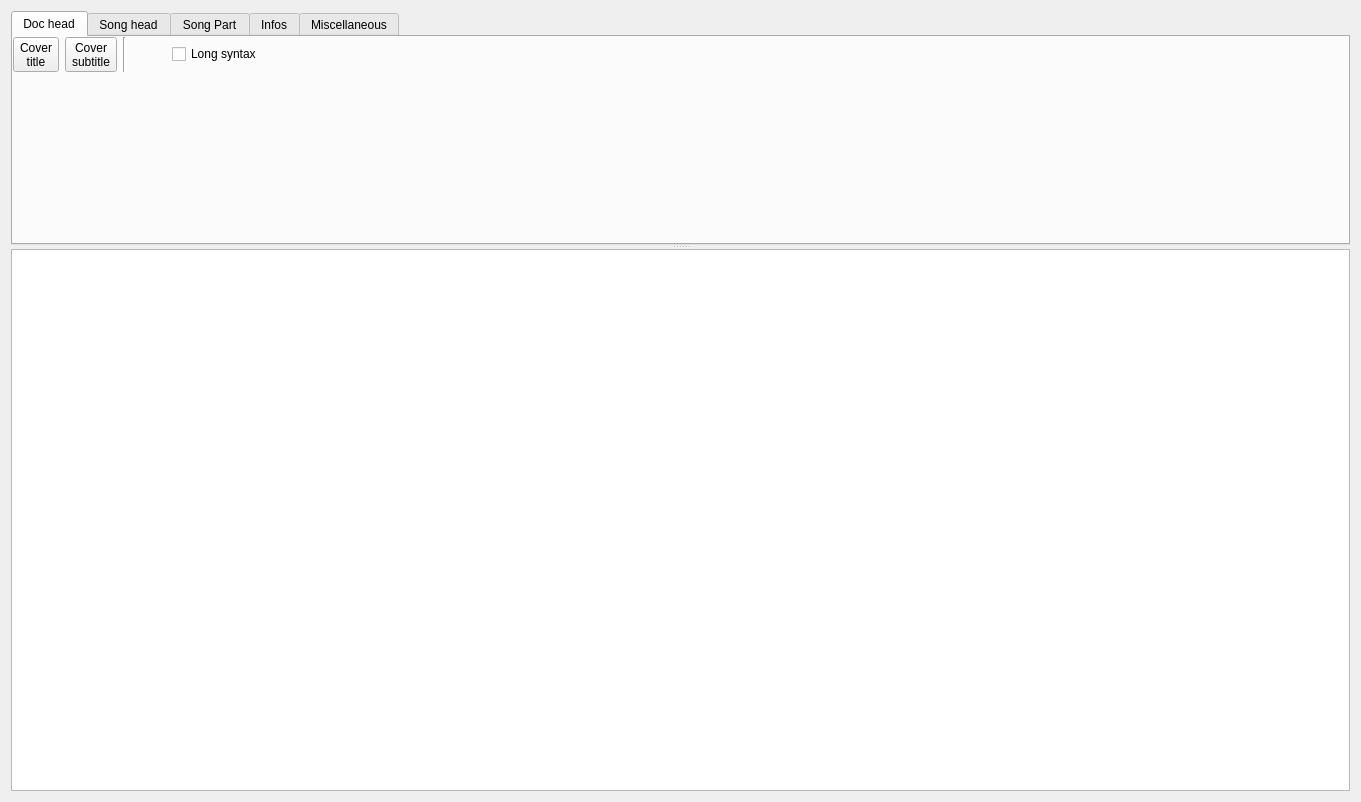
<?xml version="1.0" encoding="UTF-8"?>
<ui version="4.0">
 <class>FormEditor</class>
 <widget class="QWidget" name="FormEditor">
  <property name="geometry">
   <rect>
    <x>0</x>
    <y>0</y>
    <width>1361</width>
    <height>802</height>
   </rect>
  </property>
  <property name="windowTitle">
   <string>Form</string>
  </property>
  <layout class="QHBoxLayout" name="horizontalLayout_8">
   <item>
    <widget class="QSplitter" name="splitter">
     <property name="orientation">
      <enum>Qt::Vertical</enum>
     </property>
     <widget class="QTabWidget" name="tabWidget">
      <property name="maximumSize">
       <size>
        <width>16777215</width>
        <height>16777215</height>
       </size>
      </property>
      <property name="currentIndex">
       <number>0</number>
      </property>
      <widget class="QWidget" name="DocHead">
       <attribute name="title">
        <string>Doc head</string>
       </attribute>
       <widget class="QWidget" name="">
        <layout class="QHBoxLayout" name="horizontalLayout_4">
         <item>
          <widget class="QToolButton" name="toolButtonCT">
           <property name="toolTip">
            <string>Cover Title</string>
           </property>
           <property name="text">
            <string>Cover 
title</string>
           </property>
          </widget>
         </item>
         <item>
          <widget class="QToolButton" name="toolButtonCS">
           <property name="toolTip">
            <string>Cover Subtitle</string>
           </property>
           <property name="text">
            <string>Cover
subtitle</string>
           </property>
          </widget>
         </item>
         <item>
          <widget class="Line" name="line">
           <property name="orientation">
            <enum>Qt::Vertical</enum>
           </property>
          </widget>
         </item>
         <item>
          <spacer name="horizontalSpacer_3">
           <property name="orientation">
            <enum>Qt::Horizontal</enum>
           </property>
           <property name="sizeHint" stdset="0">
            <size>
             <width>40</width>
             <height>20</height>
            </size>
           </property>
          </spacer>
         </item>
         <item>
          <widget class="QCheckBox" name="checkBoxLongShort">
           <property name="maximumSize">
            <size>
             <width>100</width>
             <height>16777215</height>
            </size>
           </property>
           <property name="toolTip">
            <string>Long/Short notation in text</string>
           </property>
           <property name="text">
            <string>Long syntax</string>
           </property>
          </widget>
         </item>
        </layout>
       </widget>
      </widget>
      <widget class="QWidget" name="Songhead">
       <attribute name="title">
        <string>Song head</string>
       </attribute>
       <layout class="QHBoxLayout" name="horizontalLayout_3">
        <item>
         <layout class="QHBoxLayout" name="horizontalLayout_2">
          <item>
           <widget class="QToolButton" name="toolButtonT">
            <property name="toolTip">
             <string>Song Title</string>
            </property>
            <property name="text">
             <string>Song 
title</string>
            </property>
           </widget>
          </item>
          <item>
           <widget class="QToolButton" name="toolButtonST">
            <property name="toolTip">
             <string>Song Sub Titile</string>
            </property>
            <property name="text">
             <string>Song
subtitle</string>
            </property>
           </widget>
          </item>
          <item>
           <widget class="Line" name="line_2">
            <property name="orientation">
             <enum>Qt::Vertical</enum>
            </property>
           </widget>
          </item>
          <item>
           <widget class="QToolButton" name="toolButtonTime">
            <property name="toolTip">
             <string>4/4 3/4 ...</string>
            </property>
            <property name="text">
             <string>Time</string>
            </property>
           </widget>
          </item>
          <item>
           <widget class="QToolButton" name="toolButtonTempo">
            <property name="toolTip">
             <string>Beat per minute</string>
            </property>
            <property name="text">
             <string>Tempo</string>
            </property>
           </widget>
          </item>
          <item>
           <widget class="QToolButton" name="toolButtonCol">
            <property name="toolTip">
             <string>Column number for this song</string>
            </property>
            <property name="text">
             <string>Column:</string>
            </property>
           </widget>
          </item>
          <item>
           <widget class="Line" name="line_3">
            <property name="orientation">
             <enum>Qt::Vertical</enum>
            </property>
           </widget>
          </item>
          <item>
           <widget class="QToolButton" name="toolButtonCB">
            <property name="toolTip">
             <string>Column break</string>
            </property>
            <property name="text">
             <string>Column
break</string>
            </property>
           </widget>
          </item>
          <item>
           <spacer name="horizontalSpacer">
            <property name="orientation">
             <enum>Qt::Horizontal</enum>
            </property>
            <property name="sizeHint" stdset="0">
             <size>
              <width>40</width>
              <height>20</height>
             </size>
            </property>
           </spacer>
          </item>
         </layout>
        </item>
       </layout>
      </widget>
      <widget class="QWidget" name="Songpart">
       <attribute name="title">
        <string>Song Part</string>
       </attribute>
       <layout class="QVBoxLayout" name="verticalLayout_2">
        <item>
         <layout class="QHBoxLayout" name="horizontalLayout_5">
          <item>
           <widget class="QToolButton" name="toolButtonSOC">
            <property name="toolTip">
             <string>Start of chorus</string>
            </property>
            <property name="text">
             <string>Start of
chorus</string>
            </property>
           </widget>
          </item>
          <item>
           <widget class="QToolButton" name="toolButtonEOC">
            <property name="toolTip">
             <string>End of chorus</string>
            </property>
            <property name="text">
             <string>End of
chorus</string>
            </property>
           </widget>
          </item>
          <item>
           <widget class="Line" name="line_4">
            <property name="orientation">
             <enum>Qt::Vertical</enum>
            </property>
           </widget>
          </item>
          <item>
           <widget class="QToolButton" name="toolButtonSOR">
            <property name="toolTip">
             <string>Refrain</string>
            </property>
            <property name="text">
             <string>Start of 
refrain</string>
            </property>
           </widget>
          </item>
          <item>
           <widget class="QToolButton" name="toolButtonEOR">
            <property name="toolTip">
             <string>Refrain</string>
            </property>
            <property name="text">
             <string>End of 
refrain</string>
            </property>
           </widget>
          </item>
          <item>
           <widget class="Line" name="line_5">
            <property name="orientation">
             <enum>Qt::Vertical</enum>
            </property>
           </widget>
          </item>
          <item>
           <widget class="QToolButton" name="toolButtonSOV">
            <property name="toolTip">
             <string>Refrain</string>
            </property>
            <property name="text">
             <string>Start of 
verse</string>
            </property>
           </widget>
          </item>
          <item>
           <widget class="QToolButton" name="toolButtonEOV">
            <property name="toolTip">
             <string>Refrain</string>
            </property>
            <property name="text">
             <string>End of 
verse</string>
            </property>
           </widget>
          </item>
          <item>
           <widget class="Line" name="line_6">
            <property name="orientation">
             <enum>Qt::Vertical</enum>
            </property>
           </widget>
          </item>
          <item>
           <widget class="QToolButton" name="toolButtonSOG">
            <property name="toolTip">
             <string>Refrain</string>
            </property>
            <property name="text">
             <string>Start of 
grid</string>
            </property>
           </widget>
          </item>
          <item>
           <widget class="QToolButton" name="toolButtonEOG">
            <property name="toolTip">
             <string>Refrain</string>
            </property>
            <property name="text">
             <string>End of 
grid</string>
            </property>
           </widget>
          </item>
          <item>
           <widget class="Line" name="line_7">
            <property name="orientation">
             <enum>Qt::Vertical</enum>
            </property>
           </widget>
          </item>
          <item>
           <widget class="QToolButton" name="toolButtonPageBreak">
            <property name="text">
             <string>Page
Break</string>
            </property>
           </widget>
          </item>
          <item>
           <spacer name="horizontalSpacer_2">
            <property name="orientation">
             <enum>Qt::Horizontal</enum>
            </property>
            <property name="sizeHint" stdset="0">
             <size>
              <width>40</width>
              <height>20</height>
             </size>
            </property>
           </spacer>
          </item>
         </layout>
        </item>
       </layout>
      </widget>
      <widget class="QWidget" name="Infos">
       <attribute name="title">
        <string>Infos</string>
       </attribute>
       <layout class="QHBoxLayout" name="horizontalLayout_7">
        <item>
         <layout class="QHBoxLayout" name="horizontalLayout">
          <item>
           <widget class="QToolButton" name="toolButtonComposer">
            <property name="text">
             <string>Composer</string>
            </property>
           </widget>
          </item>
          <item>
           <widget class="QToolButton" name="toolButtonLyricist">
            <property name="text">
             <string>Lyricist</string>
            </property>
           </widget>
          </item>
          <item>
           <widget class="QToolButton" name="toolButtonArranger">
            <property name="text">
             <string>Arranger</string>
            </property>
           </widget>
          </item>
          <item>
           <widget class="QToolButton" name="toolButtonArtist">
            <property name="text">
             <string>Artist</string>
            </property>
           </widget>
          </item>
          <item>
           <widget class="QToolButton" name="toolButtonAlbum">
            <property name="text">
             <string>Album</string>
            </property>
           </widget>
          </item>
          <item>
           <widget class="QToolButton" name="toolButtonCopyright">
            <property name="text">
             <string>Copyright</string>
            </property>
           </widget>
          </item>
          <item>
           <widget class="QToolButton" name="toolButtonYear">
            <property name="text">
             <string>Year</string>
            </property>
           </widget>
          </item>
          <item>
           <widget class="QToolButton" name="toolButtonDuration">
            <property name="text">
             <string>Duration</string>
            </property>
           </widget>
          </item>
          <item>
           <widget class="QToolButton" name="toolButtonKey">
            <property name="text">
             <string>Key</string>
            </property>
           </widget>
          </item>
          <item>
           <spacer name="horizontalSpacer_5">
            <property name="orientation">
             <enum>Qt::Horizontal</enum>
            </property>
            <property name="sizeHint" stdset="0">
             <size>
              <width>40</width>
              <height>20</height>
             </size>
            </property>
           </spacer>
          </item>
         </layout>
        </item>
       </layout>
      </widget>
      <widget class="QWidget" name="tab">
       <attribute name="title">
        <string>Miscellaneous</string>
       </attribute>
       <layout class="QVBoxLayout" name="verticalLayout_3">
        <item>
         <layout class="QHBoxLayout" name="horizontalLayout_6">
          <item>
           <widget class="QToolButton" name="toolButtonComment">
            <property name="text">
             <string>Comment
Regular</string>
            </property>
           </widget>
          </item>
          <item>
           <widget class="QToolButton" name="toolButtonCommentItalic">
            <property name="text">
             <string>Comment
Italic</string>
            </property>
           </widget>
          </item>
          <item>
           <widget class="QToolButton" name="toolButtonCommentBox">
            <property name="text">
             <string>Comment
Box</string>
            </property>
           </widget>
          </item>
          <item>
           <spacer name="horizontalSpacer_4">
            <property name="orientation">
             <enum>Qt::Horizontal</enum>
            </property>
            <property name="sizeHint" stdset="0">
             <size>
              <width>40</width>
              <height>20</height>
             </size>
            </property>
           </spacer>
          </item>
         </layout>
        </item>
       </layout>
      </widget>
     </widget>
     <widget class="TextEdit" name="textEdit"/>
    </widget>
   </item>
  </layout>
 </widget>
 <customwidgets>
  <customwidget>
   <class>TextEdit</class>
   <extends>QTextEdit</extends>
   <header>textedit.h</header>
  </customwidget>
 </customwidgets>
 <resources/>
 <connections/>
</ui>
